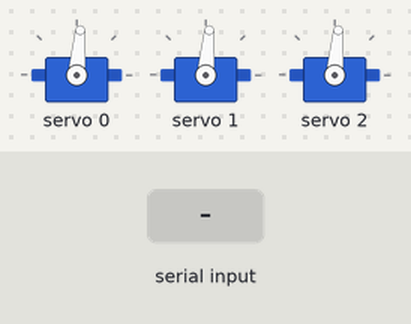
This sketch was run on a simulated Arduino Uno, built with avr-gcc and run on an emulated ATmega328P. On the bench: 3 × servo. The test bench sets the inputs (shaded band). What the sketch prints to the serial monitor is not drawn.

Above: at 1.9 s.
2.0 s: "30,150\n" received over Serial
At 2.48 s:
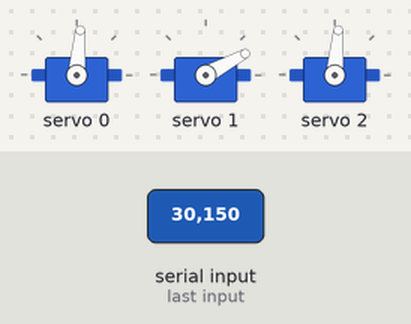
At 3.3 s:
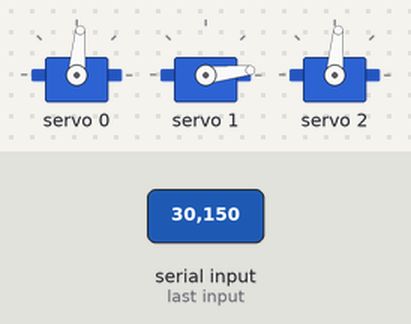
4.1 s: "200\n" received over Serial
At 5.7 s:
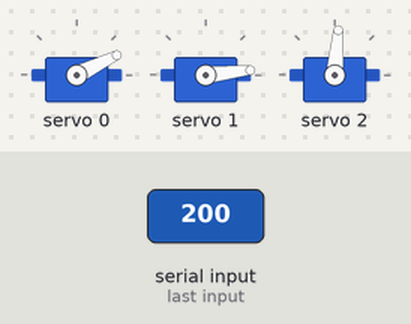
Timing chart, 0 to 7.2 s (numbered marks = the images above; inputs shaded):
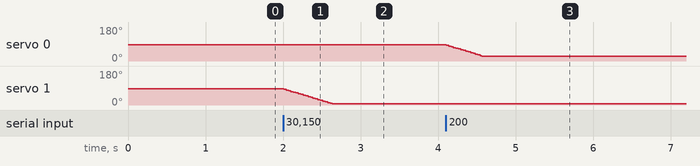

Measured:
- after the input at 2.0 s, servo 1: moves from 85° to 6° over 0.63 s, starting at once
- after the input at 4.1 s, servo 0: moves from 85° to 26° over 0.46 s, starting at once

The sketch:

synchronous_servo_controller.ino
```cpp
#include <Wire.h>
#include <Adafruit_PWMServoDriver.h>

// This script is design for controlling any servo hooked up
// to a PCA9685 servo control unit via Arduino.  It controls
// multiple servos "synchronously" -- updates are divided
// into small intervals and sent to all servos iteratively
// until the desired positons are reach.
// To use it, use the Python serial.Serial package to send a byte message
// of the form "<3 digit servo-1 positon><3 digit servo-2 positon>...".
// Any position below the assigned min value (or above max) is ignored.
// For example:
// The String "125000575" moves the first servo to 125 (likely the minimum)
// position, and the third servo to 575 (usually the maximum) psotion.


// Driver for servo controller
Adafruit_PWMServoDriver pwm = Adafruit_PWMServoDriver();

String message; // control message to receive over Serial protocol
int pos;        // target servo position as an Int
int servo;      // target servo ID as an Int
int delay_time = 15; // delay between servo move increments

int smin = 125; // minimum position, should be set above servo's hard-stop
int smax = 575; // maximum position, should be set above servo's hard-stop
int default_pos = 350; // default position to initialize to.  350 is center

// number of servos initialized
int num_servos = 3;
// Last known locations of servos
int lasts [3] = { default_pos, default_pos, default_pos };
// Target locations of servos
int targets [3] = { default_pos, default_pos, default_pos };
// The amount of degrees to increment each servo at a time
int increment = 5;


void setup() {
  // drastically reduce Serial.readStringUntil time
  Serial.setTimeout(250);
  // start Serial protocal
  Serial.begin(9600);
  Serial.println("Initializing.");
  pwm.begin();
  // Analog servos run at ~60 Hz updates
  pwm.setPWMFreq(60);

  // Set servos to a default position
  // (mainly so they begin knowing where they are located)
  for (servo = 0; servo < num_servos; servo += 1) {
//    Serial.println(servo);
    pwm.setPWM(servo, 0, default_pos);
    // These could be big direct moves so they can require longer
    // delay times
    delay(250);
  }
}


// The main loop.  Action is triggered when a message is sent
// over the Serial protocol
void loop() {
  if (Serial.available()) {
    message = Serial.readStringUntil('\n');
//    Serial.println(message);
    moveServos(message);
  }
}


// Function for updating all the servos to target positions
void moveServos(const String& message) {
  // How many servos are being controlled in this message?
  int num_message_servos = message.length() / 3;

  // Parse message and set position targets for each servo
  int i = 0;
  for (i = 0; i < num_message_servos; i++) {
    targets[i] = message.substring(i * 3, (i * 3) + 3).toInt();
//    Serial.println(targets[i]);
  }

  // Check how close we are to the targets
  int diff = 0;
  for (i = 0; i < num_message_servos; i++) {
    // If the command is invalid, do nothing
    if (targets[i] < smin || targets[i] > smax) {
      targets[i] = lasts[i];
    }
    diff += abs(lasts[i] - targets[i]);
  }


  int next = 0; // var for storing next position int
  int gap = 0;  // var for storing gap between current pos and target

  // Until the servos' last positions are target positions
  // update their positions by steps of 'increment'
  while (diff > 0) {
    diff = 0;
    for (servo = 0; servo < num_message_servos; servo += 1) {
      if (targets[servo] != lasts[servo]) {
        if (targets[servo] > lasts[servo]) {
          gap = targets[servo] - lasts[servo];
          next = lasts[servo] += min(increment, gap);
        }
        else if (targets[servo] < lasts[servo] && targets[servo] >= smin) {
          gap =  lasts[servo] - targets[servo];
          next = lasts[servo] -= min(increment, gap);
        }
        // Move servo to next position (should be <= increment)
        pwm.setPWM(servo, 0, next);
        // Delay to give it some time to move before processing next servo
        delay(delay_time);
        // Set last position to where we know the servo is now
        lasts[servo] = next;
        // Update the total difference between targets and current positions
        diff += abs(lasts[servo] - targets[servo]);
      }
    }
  }
}
```
